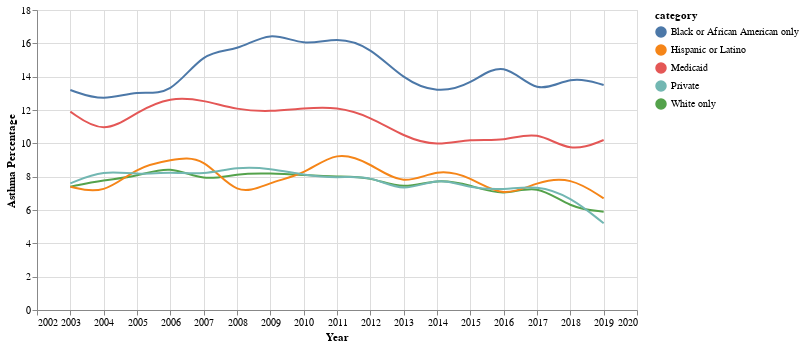

The cell this chart's notebook holds for it:
### Code cell
import altair as alt
import pandas as pd

# Assuming 'Year' and 'Asthma Percentage' are numeric columns in your DataFrame

# Sample data
categories_to_include = ['Black or African American only', 'Hispanic or Latino', 'White only', 'Medicaid', 'Private']
source = asthma_df[asthma_df['category'].isin(categories_to_include)]

# Create a selection that chooses the nearest point & selects based on x-value
nearest = alt.selection(type='single', nearest=True, on='mouseover',
                        fields=['Year'], empty='none')

# The basic line
line = alt.Chart(source).mark_line(interpolate='basis').encode(
    x=alt.X('Year:Q', axis=alt.Axis(format='d')),  # Set the format to 'd' for no commas
    y='Asthma Percentage:Q',
    color='category:N',
    tooltip=['Year:Q', 'Asthma Percentage:Q', 'category:N']
)

# Transparent selectors across the chart. This is what tells us
# the x-value of the cursor
selectors = alt.Chart(source).mark_point().encode(
    x='Year:Q',
    opacity=alt.value(0),
).add_selection(
    nearest
)

# Draw points on the line, and highlight based on selection
points = line.mark_point().encode(
    opacity=alt.condition(nearest, alt.value(1), alt.value(0))
)

# Draw text labels near the points, and highlight based on selection
text = line.mark_text(align='left', dx=5, dy=-5).encode(
    text=alt.condition(nearest, 'Asthma Percentage:Q', alt.value(' '))
)

# Draw a rule at the location of the selection
rules = alt.Chart(source).mark_rule(color='gray').encode(
    x='Year:Q',
).transform_filter(
    nearest
)

# Put the five layers into a chart and bind the data
alt.layer(
    line, selectors, points, rules, text
).properties(
    width=600, height=300
)

### Figure 1 — Vega-Lite specification as saved in the notebook (floating-point values rounded to 4 significant figures)
{"config": {"view": {"continuousWidth": 300, "continuousHeight": 300}}, "layer": [{"mark": {"type": "line", "interpolate": "basis"}, "encoding": {"color": {"field": "category", "type": "nominal"}, "tooltip": [{"field": "Year", "type": "quantitative"}, {"field": "Asthma Percentage", "type": "quantitative"}, {"field": "category", "type": "nominal"}], "x": {"axis": {"format": "d"}, "field": "Year", "type": "quantitative"}, "y": {"field": "Asthma Percentage", "type": "quantitative"}}}, {"mark": {"type": "point"}, "encoding": {"opacity": {"value": 0}, "x": {"field": "Year", "type": "quantitative"}}, "name": "view_4"}, {"mark": {"type": "point"}, "encoding": {"color": {"field": "category", "type": "nominal"}, "opacity": {"condition": {"param": "param_4", "value": 1, "empty": false}, "value": 0}, "tooltip": [{"field": "Year", "type": "quantitative"}, {"field": "Asthma Percentage", "type": "quantitative"}, {"field": "category", "type": "nominal"}], "x": {"axis": {"format": "d"}, "field": "Year", "type": "quantitative"}, "y": {"field": "Asthma Percentage", "type": "quantitative"}}}, {"mark": {"type": "rule", "color": "gray"}, "encoding": {"x": {"field": "Year", "type": "quantitative"}}, "transform": [{"filter": {"param": "param_4", "empty": false}}]}, {"mark": {"type": "text", "align": "left", "dx": 5, "dy": -5}, "encoding": {"color": {"field": "category", "type": "nominal"}, "text": {"condition": {"param": "param_4", "empty": false, "field": "Asthma Percentage", "type": "quantitative"}, "value": " "}, "tooltip": [{"field": "Year", "type": "quantitative"}, {"field": "Asthma Percentage", "type": "quantitative"}, {"field": "category", "type": "nominal"}], "x": {"axis": {"format": "d"}, "field": "Year", "type": "quantitative"}, "y": {"field": "Asthma Percentage", "type": "quantitative"}}}], "data": {"name": "data-e569539f6f5b8bc65204e599e0bab0ab"}, "height": 300, "params": [{"name": "param_4", "select": {"type": "point", "fields": ["Year"], "nearest": true, "on": "mouseover"}, "views": ["view_4"]}], "width": 600, "$schema": "https://vega.github.io/schema/vega-lite/v5.15.1.json", "datasets": {"data-e569539f6f5b8bc65204e599e0bab0ab": [{"Year": "2003", "category": "White only", "Asthma Percentage": 7.4}, {"Year": "2004", "category": "White only", "Asthma Percentage": 7.8}, {"Year": "2005", "category": "White only", "Asthma Percentage": 8.0}, {"Year": "2006", "category": "White only", "Asthma Percentage": 8.7}, {"Year": "2007", "category": "White only", "Asthma Percentage": 7.7}, {"Year": "2008", "category": "White only", "Asthma Percentage": 8.2}, {"Year": "2009", "category": "White only", "Asthma Percentage": 8.2}, {"Year": "2010", "category": "White only", "Asthma Percentage": 8.1}, {"Year": "2011", "category": "White only", "Asthma Percentage": 8.0}, {"Year": "2012", "category": "White only", "Asthma Percentage": 8.0}, {"Year": "2013", "category": "White only", "Asthma Percentage": 7.2}, {"Year": "2014", "category": "White only", "Asthma Percentage": 7.9}, {"Year": "2015", "category": "White only", "Asthma Percentage": 7.5}, {"Year": "2016", "category": "White only", "Asthma Percentage": 6.8}, {"Year": "2017", "category": "White only", "Asthma Percentage": 7.6}, {"Year": "2018", "category": "White only", "Asthma Percentage": 6.1}, {"Year": "2019", "category": "White only", "Asthma Percentage": 5.9}, {"Year": "2003", "category": "Black or African American only", "Asthma Percentage": 13.2}, {"Year": "2004", "category": "Black or African American only", "Asthma Percentage": 12.5}, {"Year": "2005", "category": "Black or African American only", "Asthma Percentage": 13.2}, {"Year": "2006", "category": "Black or African American only", "Asthma Percentage": 12.8}, {"Year": "2007", "category": "Black or African American only", "Asthma Percentage": 15.6}, {"Year": "2008", "category": "Black or African American only", "Asthma Percentage": 15.5}, {"Year": "2009", "category": "Black or African American only", "Asthma Percentage": 16.8}, {"Year": "2010", "category": "Black or African American only", "Asthma Percentage": 15.8}, {"Year": "2011", "category": "Black or African American only", "Asthma Percentage": 16.4}, {"Year": "2012", "category": "Black or African American only", "Asthma Percentage": 15.8}, {"Year": "2013", "category": "Black or African American only", "Asthma Percentage": 13.8}, {"Year": "2014", "category": "Black or African American only", "Asthma Percentage": 13.0}, {"Year": "2015", "category": "Black or African American only", "Asthma Percentage": 13.5}, {"Year": "2016", "category": "Black or African American only", "Asthma Percentage": 15.1}, {"Year": "2017", "category": "Black or African American only", "Asthma Percentage": 12.8}, {"Year": "2018", "category": "Black or African American only", "Asthma Percentage": 14.1}, {"Year": "2019", "category": "Black or African American only", "Asthma Percentage": 13.5}, {"Year": "2003", "category": "Hispanic or Latino", "Asthma Percentage": 7.4}, {"Year": "2004", "category": "Hispanic or Latino", "Asthma Percentage": 6.9}, {"Year": "2005", "category": "Hispanic or Latino", "Asthma Percentage": 8.6}, {"Year": "2006", "category": "Hispanic or Latino", "Asthma Percentage": 9.0}, {"Year": "2007", "category": "Hispanic or Latino", "Asthma Percentage": 9.3}, {"Year": "2008", "category": "Hispanic or Latino", "Asthma Percentage": 6.7}, {"Year": "2009", "category": "Hispanic or Latino", "Asthma Percentage": 7.7}, {"Year": "2010", "category": "Hispanic or Latino", "Asthma Percentage": 8.1}, {"Year": "2011", "category": "Hispanic or Latino", "Asthma Percentage": 9.6}, {"Year": "2012", "category": "Hispanic or Latino", "Asthma Percentage": 8.8}, {"Year": "2013", "category": "Hispanic or Latino", "Asthma Percentage": 7.4}, {"Year": "2014", "category": "Hispanic or Latino", "Asthma Percentage": 8.5}, {"Year": "2015", "category": "Hispanic or Latino", "Asthma Percentage": 8.0}, {"Year": "2016", "category": "Hispanic or Latino", "Asthma Percentage": 6.7}, {"Year": "2017", "category": "Hispanic or Latino", "Asthma Percentage": 7.7}, {"Year": "2018", "category": "Hispanic or Latino", "Asthma Percentage": 8.0}, {"Year": "2019", "category": "Hispanic or Latino", "Asthma Percentage": 6.7}, {"Year": "2003", "category": "Private", "Asthma Percentage": 7.6}, {"Year": "2004", "category": "Private", "Asthma Percentage": 8.4}, {"Year": "2005", "category": "Private", "Asthma Percentage": 8.1}, {"Year": "2006", "category": "Private", "Asthma Percentage": 8.3}, {"Year": "2007", "category": "Private", "Asthma Percentage": 8.1}, {"Year": "2008", "category": "Private", "Asthma Percentage": 8.6}, {"Year": "2009", "category": "Private", "Asthma Percentage": 8.5}, {"Year": "2010", "category": "Private", "Asthma Percentage": 8.1}, {"Year": "2011", "category": "Private", "Asthma Percentage": 7.9}, {"Year": "2012", "category": "Private", "Asthma Percentage": 8.1}, {"Year": "2013", "category": "Private", "Asthma Percentage": 7.0}, {"Year": "2014", "category": "Private", "Asthma Percentage": 8.0}, {"Year": "2015", "category": "Private", "Asthma Percentage": 7.3}, {"Year": "2016", "category": "Private", "Asthma Percentage": 7.2}, {"Year": "2017", "category": "Private", "Asthma Percentage": 7.5}, {"Year": "2018", "category": "Private", "Asthma Percentage": 6.8}, {"Year": "2019", "category": "Private", "Asthma Percentage": 5.2}, {"Year": "2003", "category": "Medicaid", "Asthma Percentage": 11.9}, {"Year": "2004", "category": "Medicaid", "Asthma Percentage": 10.5}, {"Year": "2005", "category": "Medicaid", "Asthma Percentage": 11.9}, {"Year": "2006", "category": "Medicaid", "Asthma Percentage": 12.8}, {"Year": "2007", "category": "Medicaid", "Asthma Percentage": 12.6}, {"Year": "2008", "category": "Medicaid", "Asthma Percentage": 12.0}, {"Year": "2009", "category": "Medicaid", "Asthma Percentage": 11.9}, {"Year": "2010", "category": "Medicaid", "Asthma Percentage": 12.1}, {"Year": "2011", "category": "Medicaid", "Asthma Percentage": 12.2}, {"Year": "2012", "category": "Medicaid", "Asthma Percentage": 11.6}, {"Year": "2013", "category": "Medicaid", "Asthma Percentage": 10.4}, {"Year": "2014", "category": "Medicaid", "Asthma Percentage": 9.8}, {"Year": "2015", "category": "Medicaid", "Asthma Percentage": 10.3}, {"Year": "2016", "category": "Medicaid", "Asthma Percentage": 10.1}, {"Year": "2017", "category": "Medicaid", "Asthma Percentage": 10.8}, {"Year": "2018", "category": "Medicaid", "Asthma Percentage": 9.4}, {"Year": "2019", "category": "Medicaid", "Asthma Percentage": 10.2}]}}
